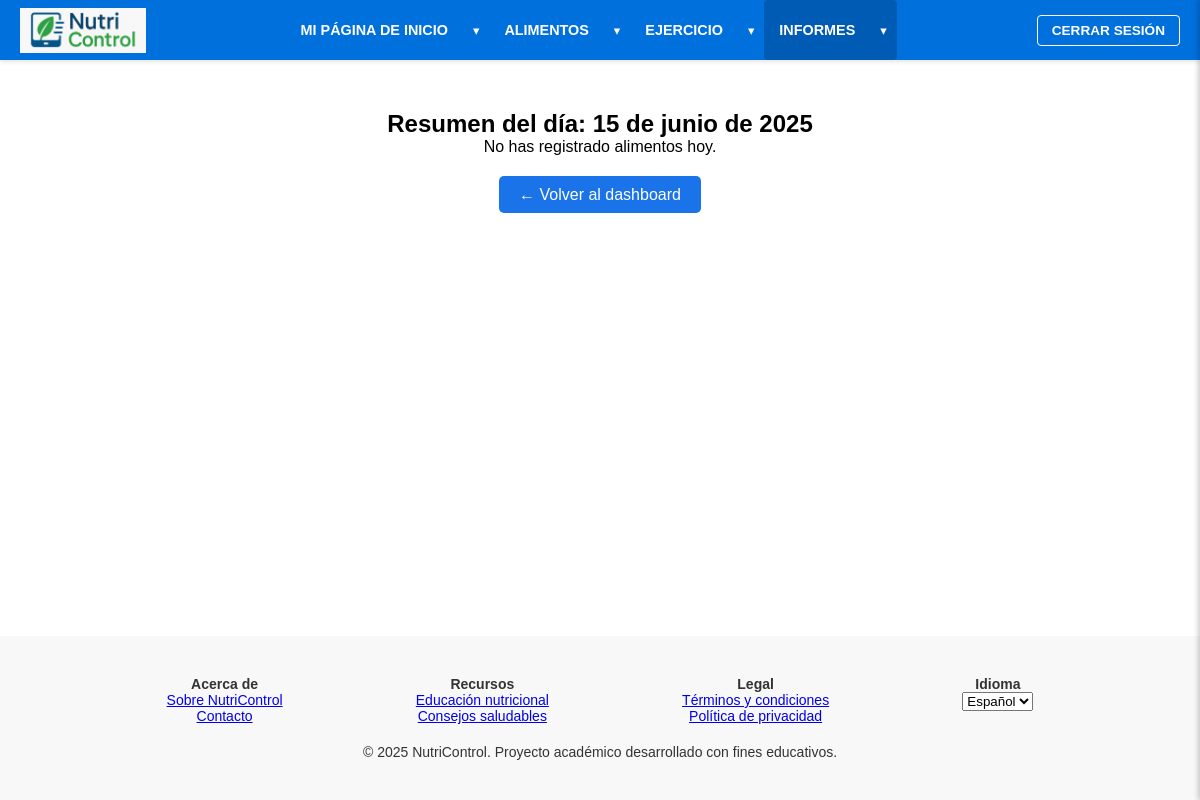
The page /resumen-diario/ (signed in) on the database as committed earlier.
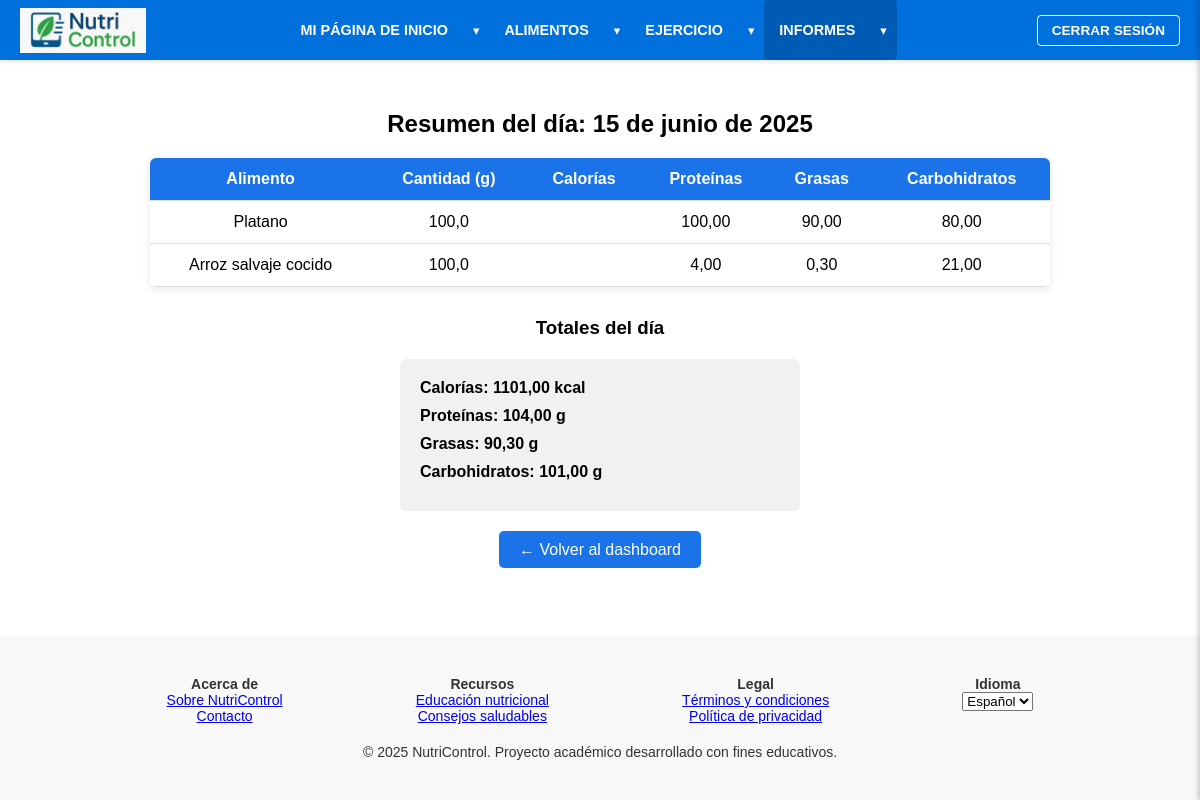
The same page on the database as committed later.
### base/models.py (models this page shows, shortened)
class RegistroAlimentacion(models.Model):
    usuario = models.ForeignKey(settings.AUTH_USER_MODEL, on_delete=models.CASCADE, verbose_name=_("Usuario"))
    alimento = models.ForeignKey(Alimento, on_delete=models.CASCADE, verbose_name=_("Alimento"))
    cantidad = models.FloatField(verbose_name=_("Cantidad (gramos)"), help_text=_("Cantidad consumida en gramos"))
    fecha = models.DateField(verbose_name=_("Fecha de Consumo"), default=timezone.now)
    fecha_creacion = models.DateTimeField(verbose_name=_("Fecha de Registro"), auto_now_add=True)
    TIPO_COMIDA_CHOICES = [
        ('desayuno', _('Desayuno')), ('almuerzo', _('Almuerzo')),
        ('comida', _('Comida')), ('cena', _('Cena')), ('snacks', _('Snacks')),
    ]
    tipo_comida = models.CharField(max_length=20, choices=TIPO_COMIDA_CHOICES, verbose_name=_("Tipo de Comida"), null=True, blank=True)
    @property
    def calorias_consumidas(self):
        if self.alimento and self.alimento.calorias is not None and self.cantidad is not None:
            return (self.alimento.calorias * self.cantidad) / 100
        return 0
    @property
    def proteinas_consumidas(self):
        if self.alimento and self.alimento.proteinas is not None and self.cantidad is not None:
            return (self.alimento.proteinas * self.cantidad) / 100
        return 0
    @property
    def grasas_consumidas(self):
        if self.alimento and self.alimento.grasas is not None and self.cantidad is not None:
            return (self.alimento.grasas * self.cantidad) / 100
        return 0
    @property
    def carbohidratos_consumidos(self):
        if self.alimento and self.alimento.carbohidratos is not None and self.cantidad is not None:
            return (self.alimento.carbohidratos * self.cantidad) / 100
        return 0
    class Meta:
        verbose_name = _("Registro de Alimentación")
        verbose_name_plural = _("Registros de Alimentación")
        ordering = ['-fecha', '-fecha_creacion']

class Alimento(models.Model):
    nombre = models.CharField(verbose_name=_("Nombre del alimento"), max_length=100, unique=True, help_text=_("Nombre del alimento"))
    calorias = models.FloatField(verbose_name=_("Calorías (por 100g)"), help_text=_("Calorías por 100 g"))
    proteinas = models.FloatField(verbose_name=_("Proteínas (por 100g)"), help_text=_("Proteínas por 100 g"))
    grasas = models.FloatField(verbose_name=_("Grasas (por 100g)"), help_text=_("Grasas por 100 g"))
    carbohidratos = models.FloatField(verbose_name=_("Carbohidratos (por 100g)"), help_text=_("Carbohidratos por 100 g"))

### base/views.py (the view)
# urls.py: path('resumen-diario/', views.resumen_diario, name='resumen_diario'),
@login_required
def resumen_diario(request):
    hoy = timezone.localdate(); registros = RegistroAlimentacion.objects.filter(usuario=request.user, fecha=hoy)
    total_calorias = 0; total_proteinas = 0; total_grasas = 0; total_carbohidratos = 0
    for r in registros:
        if r.alimento and r.cantidad is not None:
            total_calorias += r.calorias_consumidas; total_proteinas += r.proteinas_consumidas
            total_grasas += r.grasas_consumidas; total_carbohidratos += r.carbohidratos_consumidos
    context = {
        'registros': registros, 'fecha': hoy, 'total_calorias': total_calorias, 'total_proteinas': total_proteinas,
        'total_grasas': total_grasas, 'total_carbohidratos': total_carbohidratos,
        'active_section': 'informes', 'active_subsection': 'resumen_diario'
    }
    return render(request, 'resumen_diario.html', context)

### base/templates/resumen_diario.html (shortened to what this page needs)
{% extends "base.html" %}
{% block content %}
  <h2>Resumen del día: {{ fecha }}</h2>
  {% if registros %}
    <table>
      <tr>
        <th>Alimento</th>
        <th>Cantidad (g)</th>
        <th>Calorías</th>
        <th>Proteínas</th>
        <th>Grasas</th>
        <th>Carbohidratos</th>
      </tr>
      {% for r in registros %}
        <tr>
          <td>{{ r.alimento.nombre }}</td>
          <td>{{ r.cantidad }}</td>
          <td>{{ r.calorias_totales|floatformat:2 }}</td>
          <td>{{ r.alimento.proteinas|floatformat:2 }}</td>
          <td>{{ r.alimento.grasas|floatformat:2 }}</td>
          <td>{{ r.alimento.carbohidratos|floatformat:2 }}</td>
        </tr>
      {% endfor %}
    </table>
    <h3>Totales del día</h3>
    <ul>
      <li>Calorías: {{ total_calorias|floatformat:2 }} kcal</li>
      <li>Proteínas: {{ total_proteinas|floatformat:2 }} g</li>
      <li>Grasas: {{ total_grasas|floatformat:2 }} g</li>
      <li>Carbohidratos: {{ total_carbohidratos|floatformat:2 }} g</li>
    </ul>
  {% else %}
    <p style="text-align:center;">No has registrado alimentos hoy.</p>
  {% endif %}
  <div class="volver">
    <a href="{% url 'dashboard' %}">← Volver al dashboard</a>
  </div>
{% endblock %}

Rows that differ between the two databases and show on the page:
added RegistroAlimentacion: alimento.nombre "Platano", cantidad "100,0", alimento.proteinas "100,00", alimento.grasas "90,00", alimento.carbohidratos "80,00"
added RegistroAlimentacion: alimento.nombre "Arroz salvaje cocido", cantidad "100,0", alimento.proteinas "4,00", alimento.grasas "0,30", alimento.carbohidratos "21,00"
Other text that changed with them:
{{ total_calorias|floatformat:2 }}: (not shown) → "1101,00"
{{ total_proteinas|floatformat:2 }}: (not shown) → "104,00"
{{ total_grasas|floatformat:2 }}: (not shown) → "90,30"
{{ total_carbohidratos|floatformat:2 }}: (not shown) → "101,00"
text no longer shown: "No has registrado alimentos hoy."
text now shown: "Alimento Cantidad (g) Calorías Proteínas Grasas Carbohidratos Totales del día Calorías: kcal Proteínas: g Grasas: g Carbohidratos: g"
